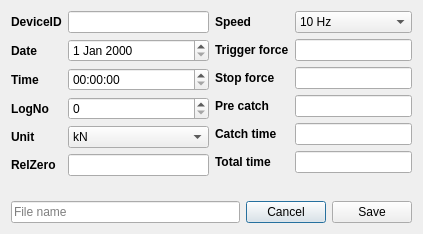
<?xml version="1.0" encoding="UTF-8"?>
<ui version="4.0">
 <class>DialogSave</class>
 <widget class="QDialog" name="DialogSave">
  <property name="geometry">
   <rect>
    <x>0</x>
    <y>0</y>
    <width>423</width>
    <height>234</height>
   </rect>
  </property>
  <property name="windowTitle">
   <string>Save logfile</string>
  </property>
  <layout class="QVBoxLayout" name="verticalLayout">
   <item>
    <layout class="QHBoxLayout" name="horizontalLayout">
     <item>
      <layout class="QFormLayout" name="leftMetaData">
       <item row="0" column="0">
        <widget class="QLabel" name="lblDeviceID">
         <property name="font">
          <font>
           <bold>true</bold>
          </font>
         </property>
         <property name="text">
          <string>DeviceID</string>
         </property>
        </widget>
       </item>
       <item row="1" column="0">
        <widget class="QLabel" name="lblDate">
         <property name="font">
          <font>
           <bold>true</bold>
          </font>
         </property>
         <property name="text">
          <string>Date</string>
         </property>
        </widget>
       </item>
       <item row="2" column="0">
        <widget class="QLabel" name="lblTime">
         <property name="font">
          <font>
           <bold>true</bold>
          </font>
         </property>
         <property name="text">
          <string>Time</string>
         </property>
        </widget>
       </item>
       <item row="3" column="0">
        <widget class="QLabel" name="lblLogNr">
         <property name="font">
          <font>
           <bold>true</bold>
          </font>
         </property>
         <property name="text">
          <string>LogNo</string>
         </property>
        </widget>
       </item>
       <item row="4" column="0">
        <widget class="QLabel" name="lblUnit">
         <property name="font">
          <font>
           <bold>true</bold>
          </font>
         </property>
         <property name="text">
          <string>Unit</string>
         </property>
        </widget>
       </item>
       <item row="5" column="0">
        <widget class="QLabel" name="lblRelZero">
         <property name="font">
          <font>
           <bold>true</bold>
          </font>
         </property>
         <property name="text">
          <string>RelZero</string>
         </property>
        </widget>
       </item>
       <item row="5" column="1">
        <widget class="QLineEdit" name="lineEdit_7"/>
       </item>
       <item row="0" column="1">
        <widget class="QLineEdit" name="lineEdit_2"/>
       </item>
       <item row="1" column="1">
        <widget class="QDateEdit" name="dateEdit"/>
       </item>
       <item row="2" column="1">
        <widget class="QTimeEdit" name="timeEdit"/>
       </item>
       <item row="3" column="1">
        <widget class="QSpinBox" name="spinBox"/>
       </item>
       <item row="4" column="1">
        <widget class="QComboBox" name="comboBox">
         <item>
          <property name="text">
           <string>kN</string>
          </property>
         </item>
         <item>
          <property name="text">
           <string>lbf</string>
          </property>
         </item>
         <item>
          <property name="text">
           <string>kgf</string>
          </property>
         </item>
        </widget>
       </item>
      </layout>
     </item>
     <item>
      <layout class="QFormLayout" name="middleMetaData">
       <item row="0" column="0">
        <widget class="QLabel" name="lblSpeed">
         <property name="font">
          <font>
           <bold>true</bold>
          </font>
         </property>
         <property name="text">
          <string>Speed</string>
         </property>
        </widget>
       </item>
       <item row="1" column="0">
        <widget class="QLabel" name="lblTriggerForce">
         <property name="font">
          <font>
           <bold>true</bold>
          </font>
         </property>
         <property name="text">
          <string>Trigger force</string>
         </property>
        </widget>
       </item>
       <item row="2" column="0">
        <widget class="QLabel" name="lblStopForce">
         <property name="font">
          <font>
           <bold>true</bold>
          </font>
         </property>
         <property name="text">
          <string>Stop force</string>
         </property>
        </widget>
       </item>
       <item row="3" column="0">
        <widget class="QLabel" name="lblPreCatch">
         <property name="font">
          <font>
           <bold>true</bold>
          </font>
         </property>
         <property name="text">
          <string>Pre catch</string>
         </property>
        </widget>
       </item>
       <item row="4" column="0">
        <widget class="QLabel" name="lblCatchTime">
         <property name="font">
          <font>
           <bold>true</bold>
          </font>
         </property>
         <property name="text">
          <string>Catch time</string>
         </property>
        </widget>
       </item>
       <item row="5" column="0">
        <widget class="QLabel" name="lblTotalTime">
         <property name="font">
          <font>
           <bold>true</bold>
          </font>
         </property>
         <property name="text">
          <string>Total time</string>
         </property>
        </widget>
       </item>
       <item row="1" column="1">
        <widget class="QLineEdit" name="lineEdit_9"/>
       </item>
       <item row="2" column="1">
        <widget class="QLineEdit" name="lineEdit_10"/>
       </item>
       <item row="3" column="1">
        <widget class="QLineEdit" name="lineEdit_11"/>
       </item>
       <item row="4" column="1">
        <widget class="QLineEdit" name="lineEdit_12"/>
       </item>
       <item row="5" column="1">
        <widget class="QLineEdit" name="lineEdit_13"/>
       </item>
       <item row="0" column="1">
        <widget class="QComboBox" name="comboBox_2">
         <item>
          <property name="text">
           <string>10 Hz</string>
          </property>
         </item>
         <item>
          <property name="text">
           <string>40 Hz</string>
          </property>
         </item>
         <item>
          <property name="text">
           <string>640 Hz</string>
          </property>
         </item>
         <item>
          <property name="text">
           <string>1280 Hz</string>
          </property>
         </item>
        </widget>
       </item>
      </layout>
     </item>
    </layout>
   </item>
   <item>
    <spacer name="verticalSpacer">
     <property name="orientation">
      <enum>Qt::Vertical</enum>
     </property>
     <property name="sizeHint" stdset="0">
      <size>
       <width>20</width>
       <height>40</height>
      </size>
     </property>
    </spacer>
   </item>
   <item>
    <layout class="QHBoxLayout" name="horizontalLayout_2">
     <item>
      <widget class="QLineEdit" name="lineEdit">
       <property name="placeholderText">
        <string>File name</string>
       </property>
      </widget>
     </item>
     <item>
      <widget class="QPushButton" name="pushButton">
       <property name="text">
        <string>Cancel</string>
       </property>
      </widget>
     </item>
     <item>
      <widget class="QPushButton" name="pushButton_2">
       <property name="text">
        <string>Save</string>
       </property>
      </widget>
     </item>
    </layout>
   </item>
  </layout>
 </widget>
 <resources/>
 <connections/>
</ui>
